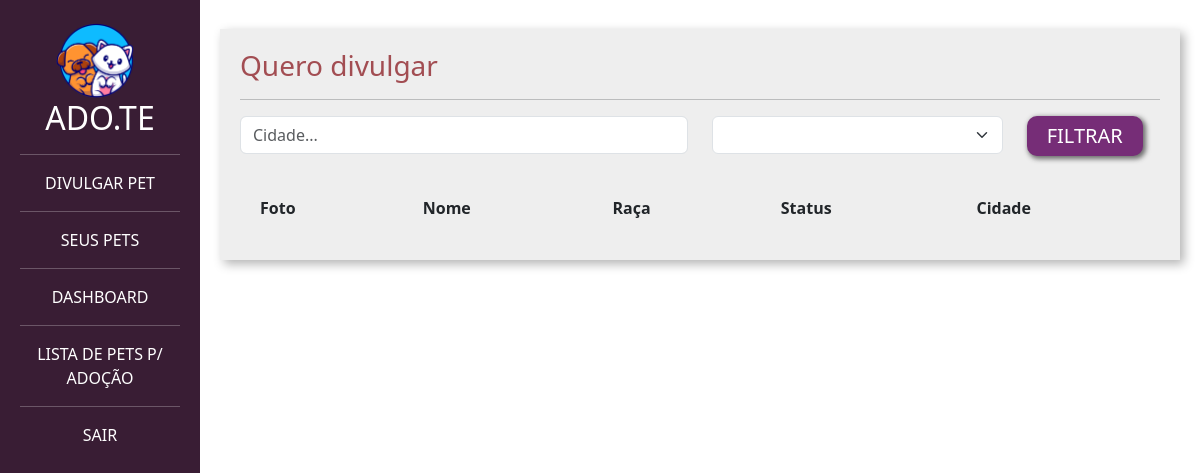
/adotar/, run on an earlier commit of the app's database.
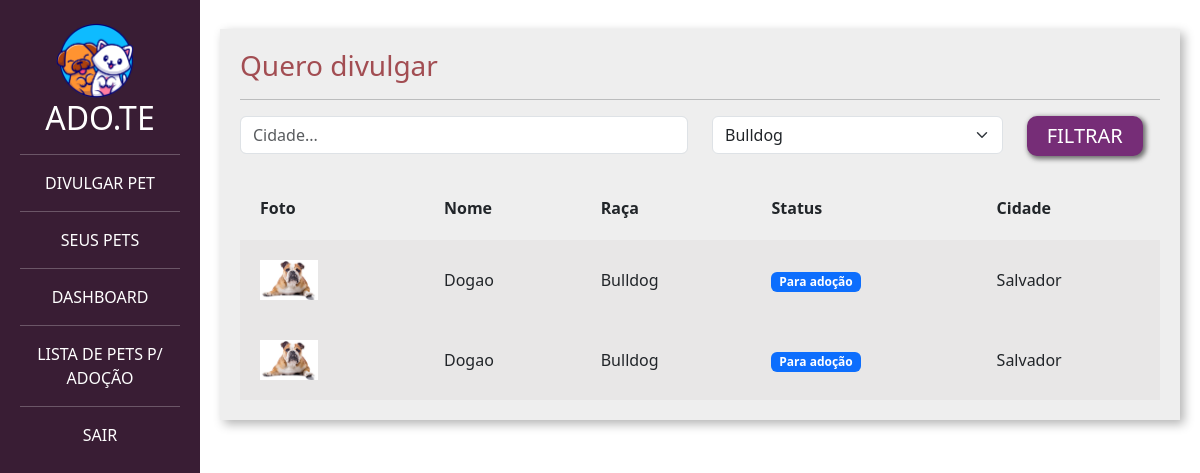
And on a later commit of the database.
### divulgar/models.py (models this page shows, shortened)
class Pet(models.Model):
    choices_status = (('P','Para adoção'),
              ('A','Adotado'))
    usuario = models.ForeignKey(User, on_delete=models.DO_NOTHING)
    foto = models.ImageField(upload_to="fotos_pets")
    nome = models.CharField(max_length=20)
    descricao = models.TextField()
    estado = models.CharField(max_length=50)
    cidade =  models.CharField(max_length=50)
    telefone = models.CharField(max_length=50)
    tags = models.ManyToManyField(Tag)
    raca = models.ForeignKey(Raca, on_delete=models.DO_NOTHING)
    status = models.CharField(max_length=2,choices=choices_status, default='P')

class Raca(models.Model):
    raca = models.CharField(max_length=50)
    def __str__(self):
        return self.raca

### adotar/views.py (the view)
# urls.py: path('', views.listar_pets, name="listar_pets"),
def listar_pets(request):
    if request.method == "GET":
        pets = Pet.objects.filter(status = 'P')
        racas = Raca.objects.all()
        raca_filter = request.GET.get('raca')
        cidade = request.GET.get('cidade')
        if cidade:
            pets = pets.filter(cidade__icontains = cidade)
        if raca_filter:
            pets = pets.filter(raca_id = raca_filter)
            raca_filter = Raca.objects.get(id = raca_filter)
        return render(request,'listar_pets.html',{'pets':pets, 'racas': racas,'raca_filter':raca_filter,'cidade':cidade })

### adotar/templates/listar_pets.html (shortened to what this page needs)
{% load static %}
<!doctype html>
<html lang="pt-BR">
    <head>
    <link href="https://cdn.jsdelivr.net/npm/bootstrap@5.3.0-alpha1/dist/css/bootstrap.min.css" rel="stylesheet">
    <link href="{% static 'usuarios/css/cadastro.css' %}" rel="stylesheet">
    <link href="{% static 'divulgar/css/novo_pet.css' %}" rel="stylesheet">
    <link href="{% static 'divulgar/css/seus_pet.css' %}" rel="stylesheet">
    <link href="{% static 'adotar/css/listar_pets.css' %}" rel="stylesheet">
    </head>
    <body>
        <div class="container-fluid">
            <div class="row">
                <div class="col-md-2 bg-side sidebar">
                    <img src="{% static 'usuarios/img/logo_adote.png' %}" width="50%">
                    <h2>ADO.TE</h2>
                    <hr>
                    <a class="nav-link" href="{% url 'novo_pet' %}">DIVULGAR PET</a>
                    <hr>
                    <a class="nav-link" href="{% url 'seus_pets' %}">SEUS PETS</a>
                    <hr>
                    <a class="nav-link" href="{% url 'dashboard' %}">DASHBOARD</a>
                    <hr>
                    <a class="nav-link" href="{% url 'listar_pets' %}">LISTA DE PETS P/ ADOÇÃO</a>
                    <hr>
                    <a class="nav-link" href="{% url 'sair' %}">SAIR</a>
                </div>
                <div class="col-md">
                    <div class="wrapper">
                        <div class="box width80">
                            <h3 class="font-vinho">Quero divulgar</h3>
                            <hr>
                            <form action="{%url 'listar_pets' %}" method="GET">
                                <div class="row">
                                    <div class="col-md-6">
                                        <input type="text" placeholder="Cidade..." value="{% if cidade %} {{cidade}} {%endif%}" name="cidade" class="form-control">
                                    </div>
                                    <div class="col-md-4">
                                        <select class="form-select" name="raca">
                                            {% for raca in racas%}
                                            <option {% if raca_filter.id == raca.id%} selected {%endif%}value="{{raca.id}}">{{raca}} </option>
                                            {%endfor %}
                                        </select>
                                    </div>
                                    <div class="col-md-2">
                                        <input type="submit" class="btn-custom-secondary" value="FILTRAR">
                                    </div>
                                </div>
                            </form>
                             <table class="tabela" cellpadding="20">
                                <tr>
                                    <th>Foto</th>
                                    <th>Nome</th>
                                    <th>Raça</th>
                                    <th>Status</th>
                                    <th>Cidade</th>
                                </tr>
                                {% for pet in pets%}
                                    <tr class="tabela-linha">
                                        <td width="20%">
                                            <a href="{% url 'ver_pet' pet.id %}"><img width="40%" src="{{pet.foto.url}}"></a>
                                        </td>
                                        <td>
                                            {{pet.nome}}
                                        </td>
                                        <td>
                                            {{pet.raca}}
                                        </td>
                                        <td>
                                            {% if pet.status == "P" %}
                                                <span class="badge text-bg-primary">Para adoção</span>
                                            {% elif pet.status == "A" %}
                                                <span class="badge text-bg-success">Adotado</span>
                                            {% endif%}
                                        </td>
                                        <td>
                                            {{pet.cidade}}
                                        </td>
                                    </tr>
                                {% endfor %}
                            </table>
                        </div>
                    </div>
                </div>
            </div>
        </div>
    </body>
</html>

### templates/static/usuarios/css/cadastro.css (style rules this page uses)
.bg-side { background-color: #391D34; color: white; height: 100vh; }

### templates/static/divulgar/css/novo_pet.css (style rules this page uses)
.sidebar { text-align: center; padding: 20px; }
.wrapper { margin-top: 3%; display: flex; flex-direction: row; justify-content: center; align-items: center; }
.box { padding:20px; width: 50vw; background: rgb(238, 238, 238); box-shadow: 4px 4px 10px rgba(0,0,0,.3); }
.font-vinho { color: #A24D52; }

### templates/static/divulgar/css/seus_pet.css (style rules this page uses)
.width80 { width: 80vw; }
.tabela { width: 100%; margin-top: 20px; }
.tabela-linha { background-color: #e8e7e7; }

### templates/static/adotar/css/listar_pets.css (style rules this page uses)
.btn-custom-secondary { background-color: #762D77; border: none; box-shadow: 2px 2px 5px 1px rgb(108, 108, 108); color: white; font-size: 20px; padding: 5px 20px 5px 20px; border-radius: 10px; }

What changed in the data, as far as the page shows it:
added Pet: foto (picture), nome "Dogao", raca "Bulldog", status "Para adoção", cidade "Salvador"
added Pet: foto (picture), nome "Dogao", raca "Bulldog", status "Para adoção", cidade "Salvador"
Also different on the page:
form field raca: (not shown) → "Bulldog"
